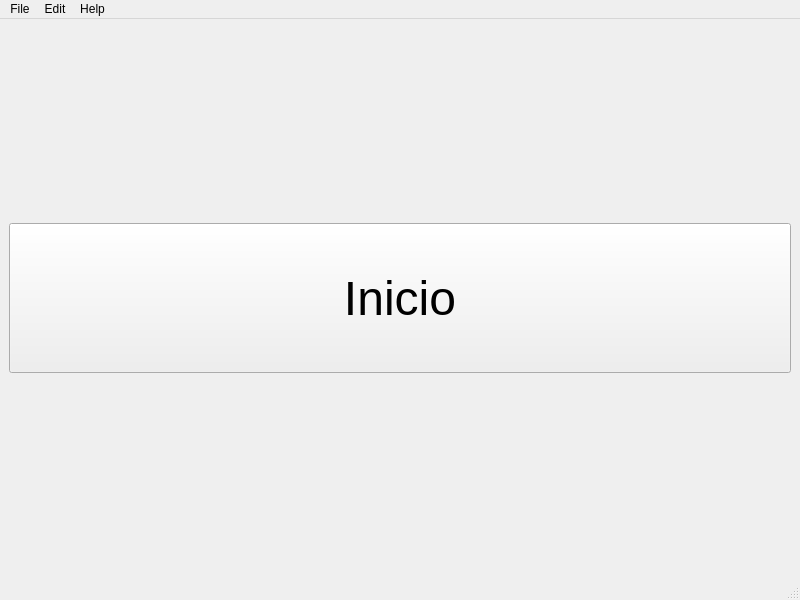
<?xml version="1.0" encoding="UTF-8"?>
<ui version="4.0">
 <class>MainWindow</class>
 <widget class="QMainWindow" name="MainWindow">
  <property name="geometry">
   <rect>
    <x>0</x>
    <y>0</y>
    <width>800</width>
    <height>600</height>
   </rect>
  </property>
  <property name="windowTitle">
   <string>Hola App</string>
  </property>
  <widget class="QWidget" name="centralwidget">
   <layout class="QVBoxLayout" name="verticalLayout">
    <item>
     <widget class="QPushButton" name="startButton">
      <property name="text">
       <string>Inicio</string>
      </property>
      <property name="minimumSize">
       <size>
        <width>300</width>
        <height>150</height>
       </size>
      </property>
      <property name="styleSheet">
       <string>font-size: 48px; padding: 40px;</string>
      </property>
     </widget>
    </item>
   </layout>
  </widget>
  <widget class="QMenuBar" name="menubar">
   <addaction name="menuFile"/>
   <addaction name="menuEdit"/>
   <addaction name="menuHelp"/>
  </widget>
  <widget class="QStatusBar" name="statusbar"/>
  <action name="actionExit">
   <property name="text">
    <string>Exit</string>
   </property>
  </action>
  <action name="actionNew">
   <property name="text">
    <string>New</string>
   </property>
  </action>
  <action name="actionOpen">
   <property name="text">
    <string>Open...</string>
   </property>
  </action>
  <action name="actionUndo">
   <property name="text">
    <string>Undo</string>
   </property>
  </action>
  <action name="actionAbout">
   <property name="text">
    <string>About</string>
   </property>
  </action>
  <widget class="QMenu" name="menuFile">
   <property name="title">
    <string>File</string>
   </property>
   <addaction name="actionNew"/>
   <addaction name="actionOpen"/>
   <addaction name="separator"/>
   <addaction name="actionExit"/>
  </widget>
  <widget class="QMenu" name="menuEdit">
   <property name="title">
    <string>Edit</string>
   </property>
   <addaction name="actionUndo"/>
  </widget>
  <widget class="QMenu" name="menuHelp">
   <property name="title">
    <string>Help</string>
   </property>
   <addaction name="actionAbout"/>
  </widget>
 </widget>
 <resources/>
 <connections/>
</ui>
